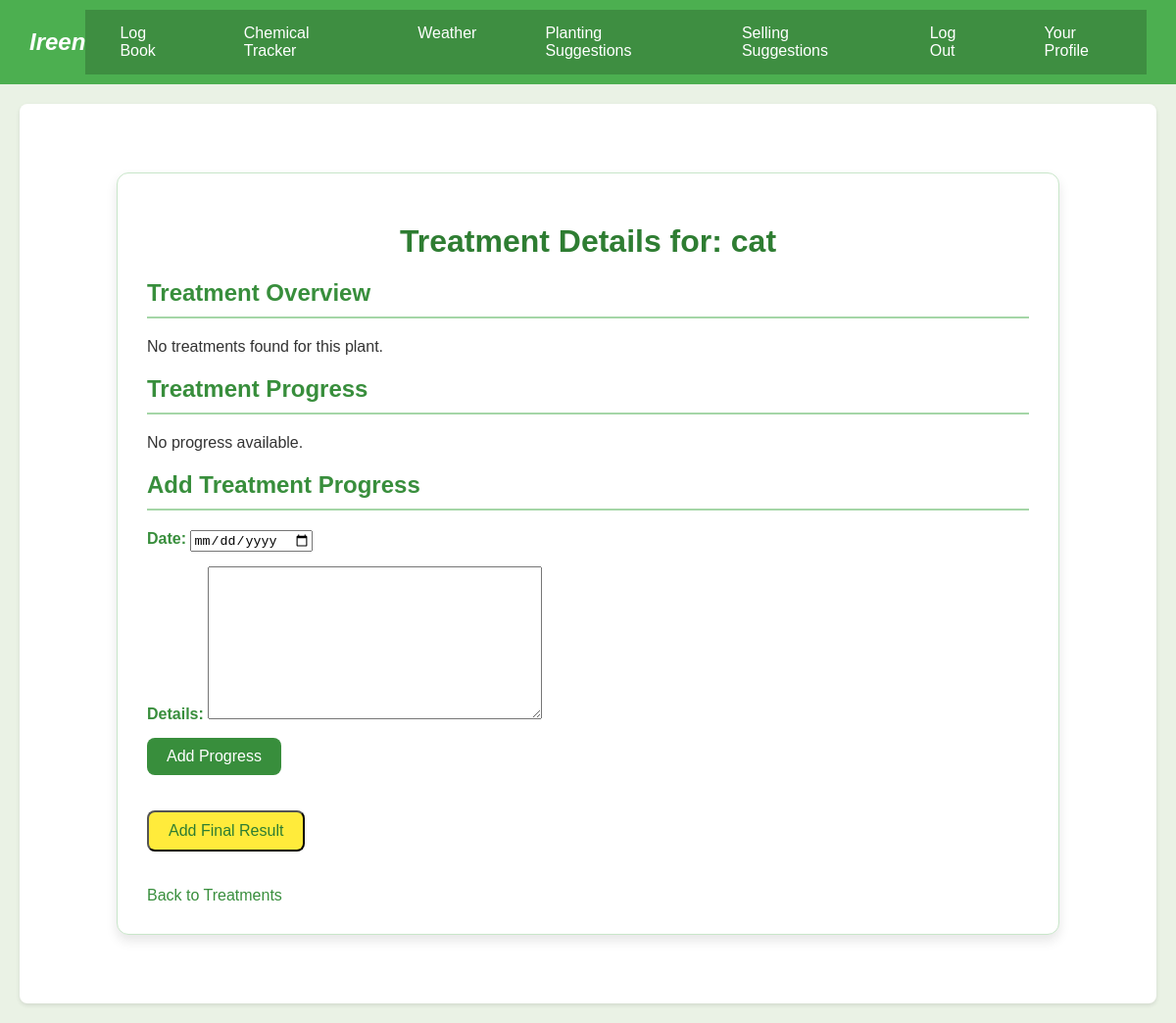
The page /chemicaltracker/plant/cat/ (signed in) on the database as committed earlier.
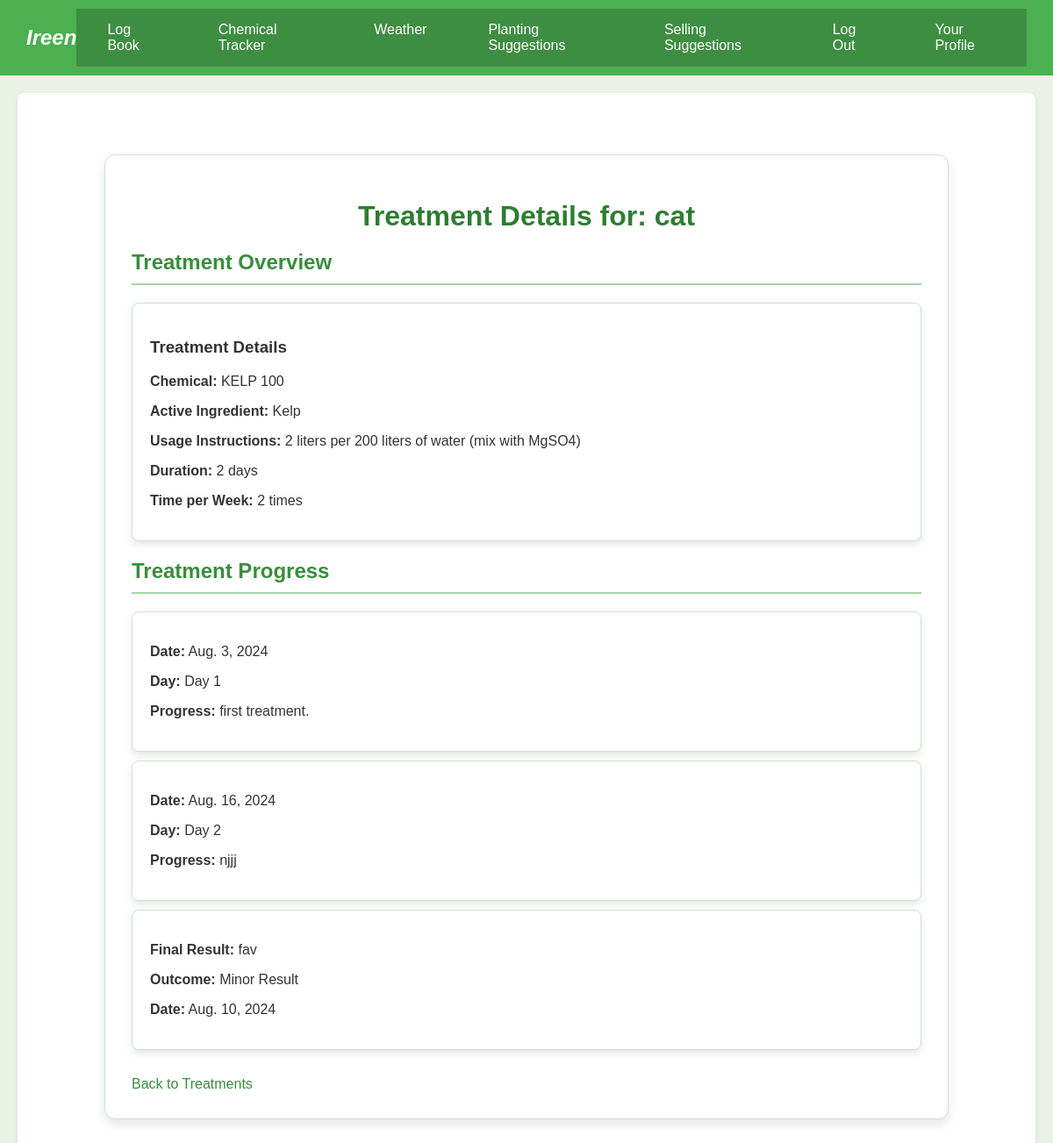
The same page on the database as committed later.
### chemical_tracker/models.py (models this page shows, shortened)
class Treatment(models.Model):
    user = models.ForeignKey(User, on_delete=models.CASCADE)
    chemical = models.ForeignKey(Chemical, on_delete=models.CASCADE)
    plant = models.CharField(max_length=100)
    illness = models.CharField(max_length=100)
    treatment_date = models.DateField()
    is_preventative = models.BooleanField(default=False)
    duration_days = models.PositiveIntegerField(help_text="Duration of the treatment in days")
    times_per_week = models.PositiveIntegerField(help_text="Number of times per week the treatment is applied")

class Chemical(models.Model):
    user = models.ForeignKey(User, on_delete=models.CASCADE)
    name = models.CharField(max_length=100)
    active_ingredient = models.CharField(max_length=100)
    usage_instructions = models.TextField()
    associated_products = models.TextField(blank=True, null=True)

class TreatmentProgress(models.Model):
    user = models.ForeignKey(User, on_delete=models.CASCADE)
    treatment = models.ForeignKey(Treatment, on_delete=models.CASCADE)
    date = models.DateField()
    details = models.TextField()

class FinalResult(models.Model):
    user = models.ForeignKey(User, on_delete=models.CASCADE)
    treatment = models.OneToOneField(Treatment, on_delete=models.CASCADE)
    date = models.DateField(blank=True, null=True)
    observation = models.TextField(blank=True, null=True, help_text="input what you observed with the treatment")
    success = models.BooleanField(default=False)
    minor_result = models.BooleanField(default=False)
    failed = models.BooleanField(default=False)

### chemical_tracker/views.py (the view, shortened to what this page needs)
# urls.py: path('plant/<str:plant_name>/', views.plant_details, name='plant_details'),
@login_required
def plant_details(request, plant_name):
    treatments = Treatment.objects.filter(plant=plant_name, user=request.user)
    treatment_progress = TreatmentProgress.objects.filter(treatment__in=treatments, user=request.user).order_by('date')
    progress_form = TreatmentProgressForm()
    final_result_form = FinalResultForm()
    final_result_exists = False
    final_result = FinalResult.objects.filter(treatment__in=treatments, user=request.user).first()
    final_result_exists = final_result is not None
    return render(request, 'chemical_tracker/plant_details.html', {
        'plant': plant_name,
        'treatments': treatments,
        'treatment_progress': treatment_progress,
        'final_result': final_result,
        'final_result_exists': final_result_exists,
        'progress_form': progress_form,
        'final_result_form': final_result_form
    })

### chemical_tracker/forms.py
class TreatmentProgressForm(forms.ModelForm):
    class Meta:
        model = TreatmentProgress
        fields = ['date', 'details']
        widgets = {
            'date': forms.DateInput(format='%Y-%m-%d', attrs={'type': 'date'})
        }

class FinalResultForm(forms.ModelForm):
    RESULT_CHOICES = [
        ('success', 'Success'),
        ('minor_result', 'Minor Result'),
        ('failed', 'Failed')
    ]
    result = forms.ChoiceField(
        choices=RESULT_CHOICES,
        widget=forms.RadioSelect
    )
    class Meta:
        model = FinalResult
        fields = ['date', 'observation', 'result']
        widgets = {
            'date': forms.DateInput(format='%Y-%m-%d', attrs={'type': 'date'})
        }

### chemical_tracker/templates/chemical_tracker/plant_details.html (shortened to what this page needs)
{% extends 'base.html' %}
{% block content %}
{% load static %}
<link rel="stylesheet" href="{% static 'plant_details.css' %}">
<div class="plant-details-container">
    <h1>Treatment Details for: {{ plant }}</h1>
    <section class="treatment-overview">
        <h2>Treatment Overview</h2>
        {% if treatments %}
            {% for treatment in treatments %}
                <div class="treatment-window">
                    <h3>Treatment Details</h3>
                    <p><strong>Chemical:</strong> {{ treatment.chemical.name }}</p>
                    <p><strong>Active Ingredient:</strong> {{ treatment.chemical.active_ingredient }}</p>
                    <p><strong>Usage Instructions:</strong> {{ treatment.chemical.usage_instructions }}</p>
                    <p><strong>Duration:</strong> {{ treatment.duration_days }} days</p>
                    <p><strong>Time per Week:</strong> {{ treatment.times_per_week }} times</p>
                </div>
            {% endfor %}
        {% else %}
            <p>No treatments found for this plant.</p>
        {% endif %}
    </section>
    <section class="treatment-progress">
        <h2>Treatment Progress</h2>
        {% if treatment_progress %}
            {% for progress in treatment_progress %}
                <div class="progress-window">
                    <p><strong>Date:</strong> {{ progress.date }}</p>
                    <p><strong>Day:</strong> {% if forloop.first %} Day 1 {% else %} Day {{ forloop.counter }} {% endif %}</p>
                    <p><strong>Progress:</strong> {{ progress.details }}</p>
                </div>
            {% endfor %}
            {% if final_result %}
                <div class="progress-window">
                    <p><strong>Final Result:</strong> {{ final_result.observation }}</p>
                    <p><strong>Outcome:</strong>
                        {% if final_result.success %} Success
                        {% elif final_result.minor_result %} Minor Result
                        {% elif final_result.failed %} Failed
                        {% else %} Not Recorded
                        {% endif %}
                    </p>
                    <p><strong>Date:</strong> {{ final_result.date }}</p>
                </div>
            {% else %}
                <div class="progress-window">
                    <p><strong>No Final Result Available</strong></p>
                </div>
            {% endif %}
        {% else %}
            <p>No progress available.</p>
        {% endif %}
    </section>
    {% if not final_result_exists %}
        <section class="add-progress-form">
            <h2>Add Treatment Progress</h2>
            <form method="post">
                <div class="form-group">
                    {{ progress_form.date.label_tag }}
                    {{ progress_form.date }}
                </div>
                <div class="form-group">
                    {{ progress_form.details.label_tag }}
                    {{ progress_form.details }}
                </div>
                <button type="submit" name="progress_form" class="submit-button">Add Progress</button>
            </form>
        </section>
    {% endif %}
    {% if not final_result %}
        <p><button type="button" class="final-result-button" onclick="document.getElementById('final_result_form').style.display='block'; this.style.display='none'; document.querySelector('.add-progress-form').style.display='none';">Add Final Result</button></p>
    {% endif %}
    <a href="{% url 'chemicaltracker:view_treatments' %}" class="back-link">Back to Treatments</a>
</div>
{% endblock %}

Rows that differ between the two databases and show on the page:
added Treatment: plant "cat", chemical.name "KELP 100", chemical.active_ingredient "Kelp", chemical.usage_instructions "2 liters per 200 liters of water (mix with MgSO4)", duration_days "2", times_per_week "2"
added TreatmentProgress: date "Aug. 3, 2024", shows "Day 1", details "first treatment."
added TreatmentProgress: date "Aug. 16, 2024", details "njjj"
added FinalResult: observation "fav", date "Aug. 10, 2024"
Other text that changed with them:
{{ plant }}: "cat" → (not shown)
{{ progress_form.date.label_tag }}: "Date:" → (not shown)
{{ progress_form.details.label_tag }}: "Details:" → (not shown)
text no longer shown: "No treatments found for this plant. No progress available. Add Treatment Progress Add Progress Add Final Result"
text now shown: "Final Result: Outcome: Minor Result Date:"
